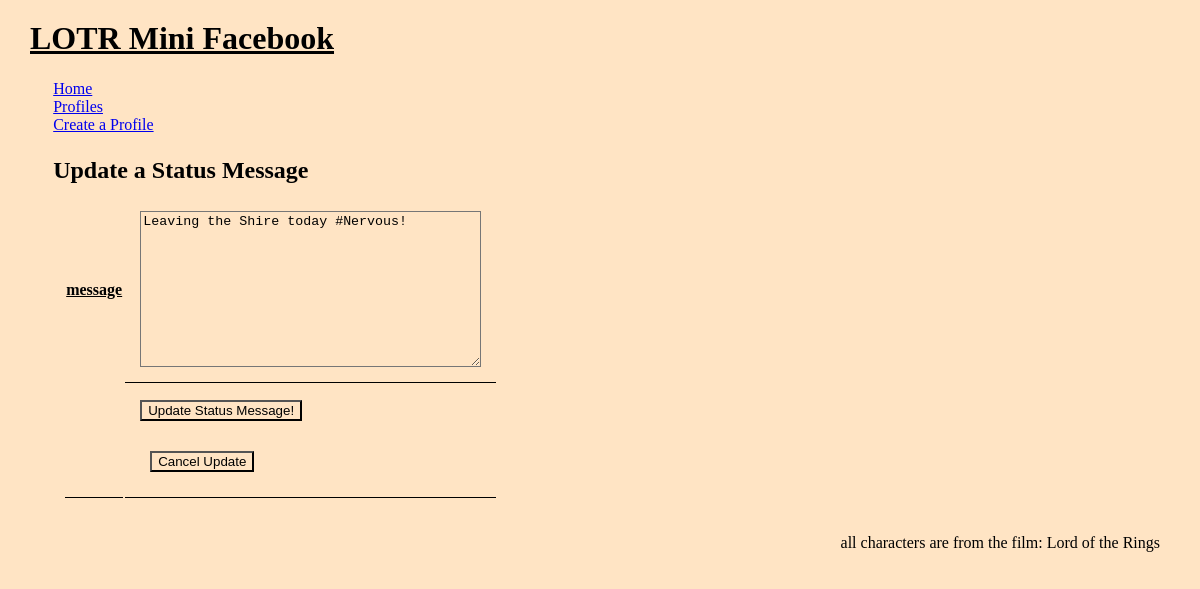
/mini_fb/status/1/update, run on an earlier commit of the app's database.
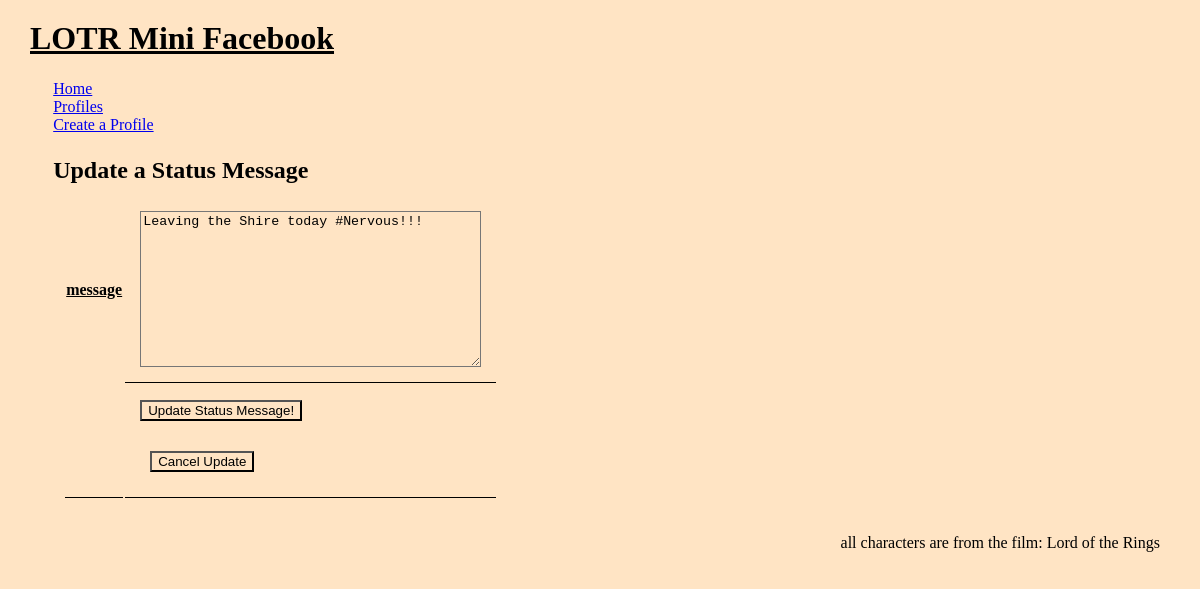
And on a later commit of the database.
### mini_fb/models.py (models this page shows, shortened)
class StatusMessage(models.Model):
    profile = models.ForeignKey("Profile", on_delete=models.CASCADE)
    timestamp = models.DateTimeField(auto_now=True)
    message = models.TextField(blank=False)

### mini_fb/views.py (the view, shortened to what this page needs)
# urls.py: path('status/<int:pk>/update', views.UpdateStatusMessageView.as_view(), name="update_status"), # NEW
class UpdateStatusMessageView(UpdateView):
    form_class = UpdateStatusMessageForm
    template_name = "mini_fb/update_status_form.html"
    model = StatusMessage ## add this model and the QuerySet will automatically find instance by PK

### mini_fb/forms.py
class UpdateStatusMessageForm(forms.ModelForm):
    class Meta:
        model = StatusMessage
        fields = ['message']  # which fields from model should we use

### mini_fb/templates/mini_fb/update_status_form.html (shortened to what this page needs)
{% extends 'mini_fb/base.html' %}
{% block content %}
<h2>Update a Status Message</h2>
<form method = 'POST' enctype="multipart/form-data">
    <table>
    {% for field in form %}
    <tr>
        <th>{{field.name}}</th>
        <td>{{field}}</td>
    </tr>
    {% endfor %}
    <tr>
        <td></td>
        <td>
            <input type='submit' name = 'update_status' value= 'Update Status Message!'>
        </form>
        <form action="{% url 'show_all' %}">
            <input type='submit' name = 'cancel' value= 'Cancel Update'>
        </form>
{% endblock %}

What changed in the data, as far as the page shows it:
changed StatusMessage: message "Leaving the Shire today #Nervous!" → "Leaving the Shire today #Nervous!!!"
